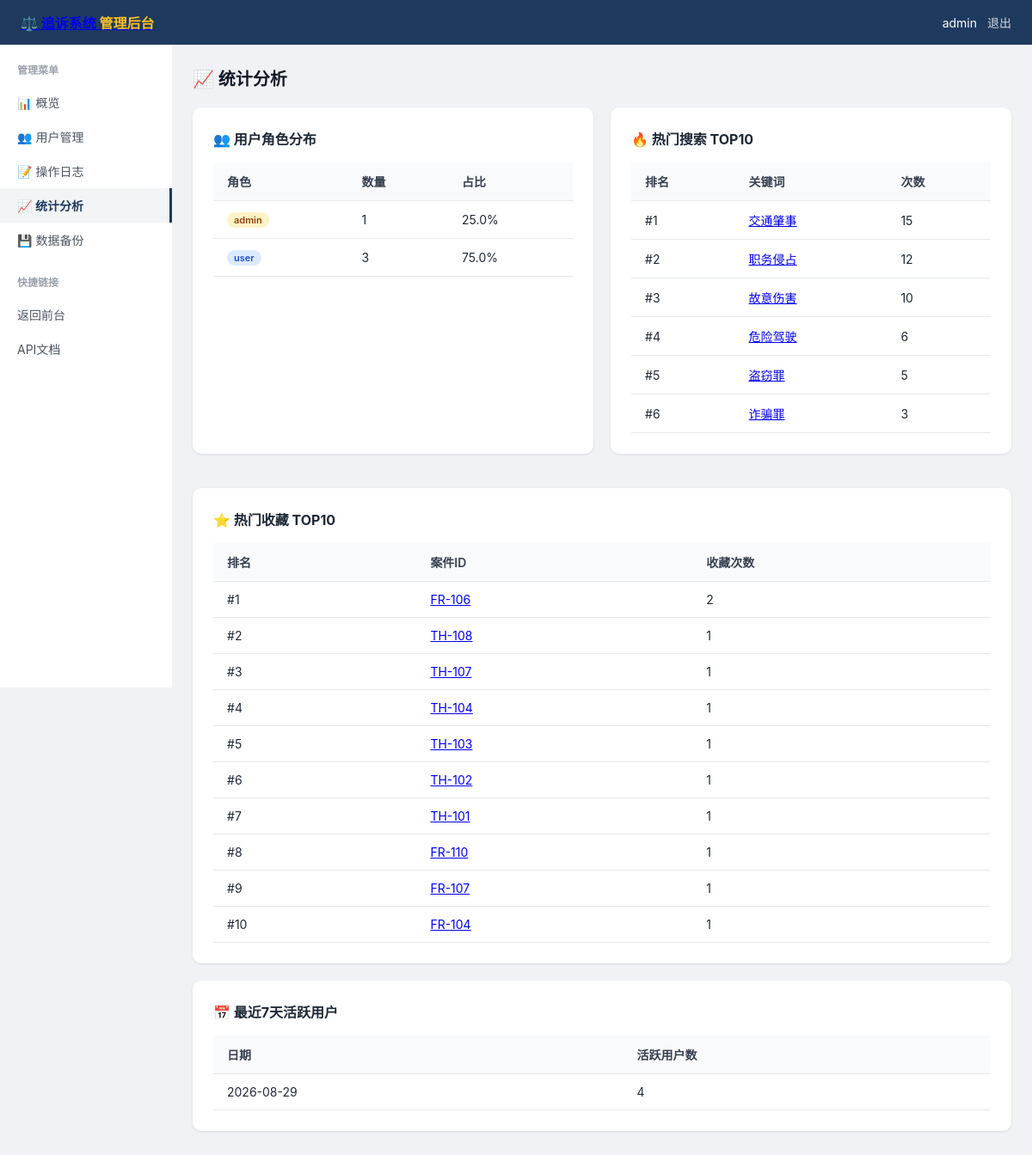
The app's page /admin/stats (signed in) with its own data.
### tables this page shows
CREATE TABLE users (
                    user_id TEXT PRIMARY KEY,
                    username TEXT UNIQUE NOT NULL,
                    email TEXT NOT NULL,
                    password_hash TEXT NOT NULL,
                    role TEXT DEFAULT 'user',
                    created_at TEXT NOT NULL,
                    last_login TEXT
                );

CREATE TABLE favorites (
                    id INTEGER PRIMARY KEY AUTOINCREMENT,
                    user_id TEXT NOT NULL,
                    case_id TEXT NOT NULL,
                    created_at TEXT NOT NULL,
                    FOREIGN KEY (user_id) REFERENCES users(user_id),
                    UNIQUE(user_id, case_id)
                );

### prosecution_system/src/admin.py (the view)
    @bp.route("/stats")
    @admin_required
    def stats():
        with db.get_connection() as conn:
            cursor = conn.cursor()
            cursor.execute("SELECT role, COUNT(*) as count FROM users GROUP BY role")
            role_stats = [dict(row) for row in cursor.fetchall()]
            cursor.execute("SELECT DATE(created_at) as date, COUNT(DISTINCT user_id) as count FROM operation_logs WHERE created_at >= datetime('now', '-7 days') GROUP BY DATE(created_at) ORDER BY date")
            daily_active = [dict(row) for row in cursor.fetchall()]
            cursor.execute("SELECT query, COUNT(*) as count FROM search_history GROUP BY query ORDER BY count DESC LIMIT 10")
            popular_searches = [dict(row) for row in cursor.fetchall()]
            cursor.execute("SELECT case_id, COUNT(*) as count FROM favorites GROUP BY case_id ORDER BY count DESC LIMIT 10")
            popular_favorites = [dict(row) for row in cursor.fetchall()]
        return render_template("admin/stats.html", role_stats=role_stats, daily_active=daily_active, popular_searches=popular_searches, popular_favorites=popular_favorites)

### prosecution_system/src/auth.py (called while the page is built)
def admin_required(f):
    @wraps(f)
    def decorated_function(*args, **kwargs):
        if "user_id" not in session:
            if request.is_json:
                return jsonify({"error": "请先登录", "code": "unauthorized"}), 401
            return redirect(url_for("auth.login"))
        user = get_current_user()
        if not user or user.role != "admin":
            if request.is_json:
                return jsonify({"error": "需要管理员权限", "code": "forbidden"}), 403
            return redirect(url_for("index"))
        return f(*args, **kwargs)
    return decorated_function

def get_current_user() -> User:
    if "user_id" in session:
        return db.get_user_by_id(session["user_id"])
    return None

### prosecution_system/src/database.py (called while the page is built)
    @contextmanager
    def get_connection(self):
        conn = sqlite3.connect(str(self.db_path), check_same_thread=False)
        conn.row_factory = sqlite3.Row
        try:
            yield conn
            conn.commit()
        except Exception:
            conn.rollback()
            raise
        finally:
            conn.close()

    def get_user_by_id(self, user_id: str) -> Optional[User]:
        with self.get_connection() as conn:
            cursor = conn.cursor()
            cursor.execute("SELECT * FROM users WHERE user_id = ?", (user_id,))
            row = cursor.fetchone()
            if row:
                return User(
                    user_id=row["user_id"],
                    username=row["username"],
                    email=row["email"],
                    password_hash=row["password_hash"],
                    role=row["role"],
                    created_at=row["created_at"],
                    last_login=row["last_login"],
                )
        return None

### prosecution_system/src/security.py (called while the page is built)
    @classmethod
    def generate_token(cls) -> str:
        import secrets
        token = secrets.token_hex(32)
        return token

    @classmethod
    def set_token(cls) -> str:
        from flask import session
        if cls._session_key not in session:
            session[cls._session_key] = cls.generate_token()
        return session[cls._session_key]

### prosecution_system/src/web_app.py (called while the page is built)
@app.before_request
def inject_user():
    from flask import g
    g.current_user = get_current_user()
    g.csrf_token = CSRFProtection.set_token()
    g.user_logged_in = 'user_id' in session

@app.context_processor
def inject_template_globals():
    from flask import session
    return {
        'current_user': get_current_user(),
        'user_logged_in': 'user_id' in session,
    }

### prosecution_system/templates/admin/stats.html
{% extends "admin/base.html" %}
{% block content %}
<h1>📈 统计分析</h1>
<div style="display: grid; grid-template-columns: 1fr 1fr; gap: 20px;">
  <div class="card">
    <h2 style="font-size: 16px; margin-bottom: 16px;">👥 用户角色分布</h2>
    {% if role_stats %}
    <table>
      <thead>
        <tr><th>角色</th><th>数量</th><th>占比</th></tr>
      </thead>
      <tbody>
        {% set total = role_stats|sum(attribute='count') %}
        {% for stat in role_stats %}
        <tr>
          <td><span class="badge badge-{{ stat.role }}">{{ stat.role }}</span></td>
          <td>{{ stat.count }}</td>
          <td>{{ "%.1f"|format(stat.count / total * 100) }}%</td>
        </tr>
        {% endfor %}
      </tbody>
    </table>
    {% else %}
    <p style="color: #9ca3af;">暂无数据</p>
    {% endif %}
  </div>
  <div class="card">
    <h2 style="font-size: 16px; margin-bottom: 16px;">🔥 热门搜索 TOP10</h2>
    {% if popular_searches %}
    <table>
      <thead>
        <tr><th>排名</th><th>关键词</th><th>次数</th></tr>
      </thead>
      <tbody>
        {% for search in popular_searches %}
        <tr>
          <td>#{{ loop.index }}</td>
          <td><a href="/search?q={{ search.query|urlencode }}">{{ search.query }}</a></td>
          <td>{{ search.count }}</td>
        </tr>
        {% endfor %}
      </tbody>
    </table>
    {% else %}
    <p style="color: #9ca3af;">暂无数据</p>
    {% endif %}
  </div>
</div>
<div class="card" style="margin-top: 20px;">
  <h2 style="font-size: 16px; margin-bottom: 16px;">⭐ 热门收藏 TOP10</h2>
  {% if popular_favorites %}
  <table>
    <thead>
      <tr><th>排名</th><th>案件ID</th><th>收藏次数</th></tr>
    </thead>
    <tbody>
      {% for fav in popular_favorites %}
      <tr>
        <td>#{{ loop.index }}</td>
        <td><a href="/defense/{{ fav.case_id }}">{{ fav.case_id }}</a></td>
        <td>{{ fav.count }}</td>
      </tr>
      {% endfor %}
    </tbody>
  </table>
  {% else %}
  <p style="color: #9ca3af;">暂无数据</p>
  {% endif %}
</div>
<div class="card" style="margin-top: 20px;">
  <h2 style="font-size: 16px; margin-bottom: 16px;">📅 最近7天活跃用户</h2>
  {% if daily_active %}
  <table>
    <thead>
      <tr><th>日期</th><th>活跃用户数</th></tr>
    </thead>
    <tbody>
      {% for day in daily_active %}
      <tr>
        <td>{{ day.date }}</td>
        <td>{{ day.count }}</td>
      </tr>
      {% endfor %}
    </tbody>
  </table>
  {% else %}
  <p style="color: #9ca3af;">暂无数据</p>
  {% endif %}
</div>
{% endblock %}

### prosecution_system/templates/admin/base.html (shortened to what this page needs)
<!DOCTYPE html>
<html lang="zh-CN">
<head>
</head>
<body>
<div class="topbar">
  <a href="/" class="brand">⚖️ 追诉系统 <span>管理后台</span></a>
  <div class="user-info">
    <span>{{ current_user.username }}</span>
    <a href="/auth/logout">退出</a>
  </div>
</div>
<div class="clearfix">
  <nav class="sidebar">
    <h3>管理菜单</h3>
    <a href="/admin" class="{% if request.endpoint == 'admin.index' %}active{% endif %}">📊 概览</a>
    <a href="/admin/users" class="{% if 'admin.users' in request.endpoint %}active{% endif %}">👥 用户管理</a>
    <a href="/admin/logs" class="{% if 'admin.logs' in request.endpoint %}active{% endif %}">📝 操作日志</a>
    <a href="/admin/stats" class="{% if 'admin.stats' in request.endpoint %}active{% endif %}">📈 统计分析</a>
    <a href="/admin/backup" class="{% if 'admin.backup' in request.endpoint %}active{% endif %}">💾 数据备份</a>
    <h3 style="margin-top: 20px;">快捷链接</h3>
    <a href="/">返回前台</a>
    <a href="/docs">API文档</a>
  </nav>
  <main class="main">
    {% block content %}{% endblock %}
  </main>
</div>
</body>
</html>

### prosecution_system/templates/admin/base.html (style rules this page uses)
* { box-sizing: border-box; margin: 0; padding: 0; }
body { font-family: -apple-system, "PingFang SC", "Microsoft YaHei", sans-serif; background: #f0f2f5; color: #1f2937; font-size: 14px; }
.topbar { background: #1e3a5f; color: #fff; padding: 0 24px; height: 52px; display: flex; align-items: center; justify-content: space-between; }
.topbar .brand { font-size: 16px; font-weight: 700; }
.topbar .brand span { color: #fbbf24; }
.user-info { display: flex; align-items: center; gap: 12px; font-size: 14px; }
.user-info a { color: rgba(255,255,255,0.8); text-decoration: none; }
.sidebar { width: 200px; background: #fff; min-height: calc(100vh - 52px); float: left; padding: 20px 0; }
.sidebar h3 { padding: 0 20px; margin-bottom: 10px; font-size: 12px; color: #9ca3af; text-transform: uppercase; }
.sidebar a { display: block; padding: 10px 20px; color: #4b5563; text-decoration: none; transition: all 0.15s; }
.sidebar a:hover, .sidebar a.active { background: #f3f4f6; color: #1e3a5f; border-right: 3px solid #1e3a5f; }
.sidebar a.active { font-weight: 600; }
.main { margin-left: 200px; padding: 24px; }
.card { background: #fff; border-radius: 10px; padding: 24px; margin-bottom: 20px; box-shadow: 0 1px 3px rgba(0,0,0,0.1); }
h1 { font-size: 20px; margin-bottom: 20px; color: #111827; }
table { width: 100%; border-collapse: collapse; }
th, td { padding: 12px 16px; text-align: left; border-bottom: 1px solid #e5e7eb; }
th { background: #f9fafb; font-weight: 600; color: #374151; }
.badge { display: inline-block; padding: 2px 8px; border-radius: 20px; font-size: 11px; font-weight: 600; }
.badge-admin { background: #fef3c7; color: #92400e; }
.badge-user { background: #dbeafe; color: #1d4ed8; }
.clearfix::after { content: ""; display: table; clear: both; }

### records on screen
users: username "admin"
favorites: case_id "TH-108", count "1"
favorites: case_id "TH-107", count "1"
favorites: case_id "TH-104", count "1"
favorites: case_id "TH-103", count "1"
favorites: case_id "TH-102", count "1"
favorites: case_id "TH-101", count "1"
favorites: case_id "FR-110", count "1"
favorites: case_id "FR-107", count "1"
favorites: case_id "FR-104", count "1"

### other values on screen
{{ stat.role }} "admin" "user"
{{ stat.count }} "1" "3"
{{ "%.1f"|format(stat.count / total * 100) }} "25.0" "75.0"
{{ search.query }} "交通肇事" "职务侵占" "故意伤害" "危险驾驶" "盗窃罪" "诈骗罪"
{{ search.count }} "15" "12" "10" "6" "5" "3"
{{ fav.case_id }} "FR-106"
{{ fav.count }} "2"
{{ day.date }} "2026-08-29"
{{ day.count }} "4"
